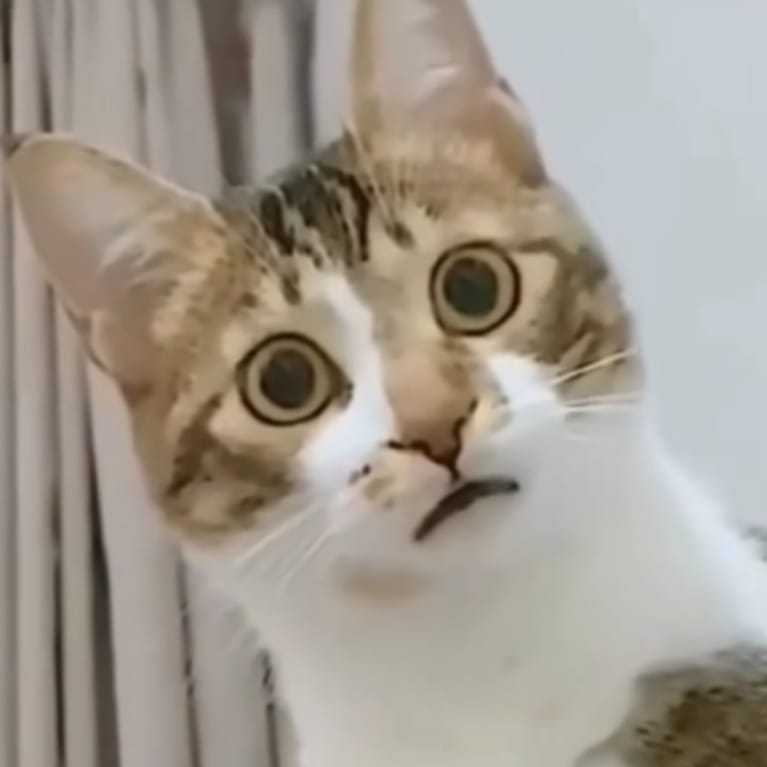
#> input picture huh.jpg, 767 x 767 px
$ python croping_and_negative_2.py
#> lines starting #> are read from the running program, lines starting #| are printed output that depends on the picture
# Mengimport library
import matplotlib.pyplot as plt
import cv2
from skimage import data
from skimage.io import imread
from skimage.color import rgb2gray
from skimage.util import invert
import numpy as np

# PERCOBAAN 1 : CROP IMAGE
# Load gambar dari local drive
huh = cv2.imread("huh.jpg")
#> huh is the input picture: shape (767, 767, 3); mean B, G, R 143.3, 154.2, 162.2
kucing = cv2.imread("kucing.jpg")
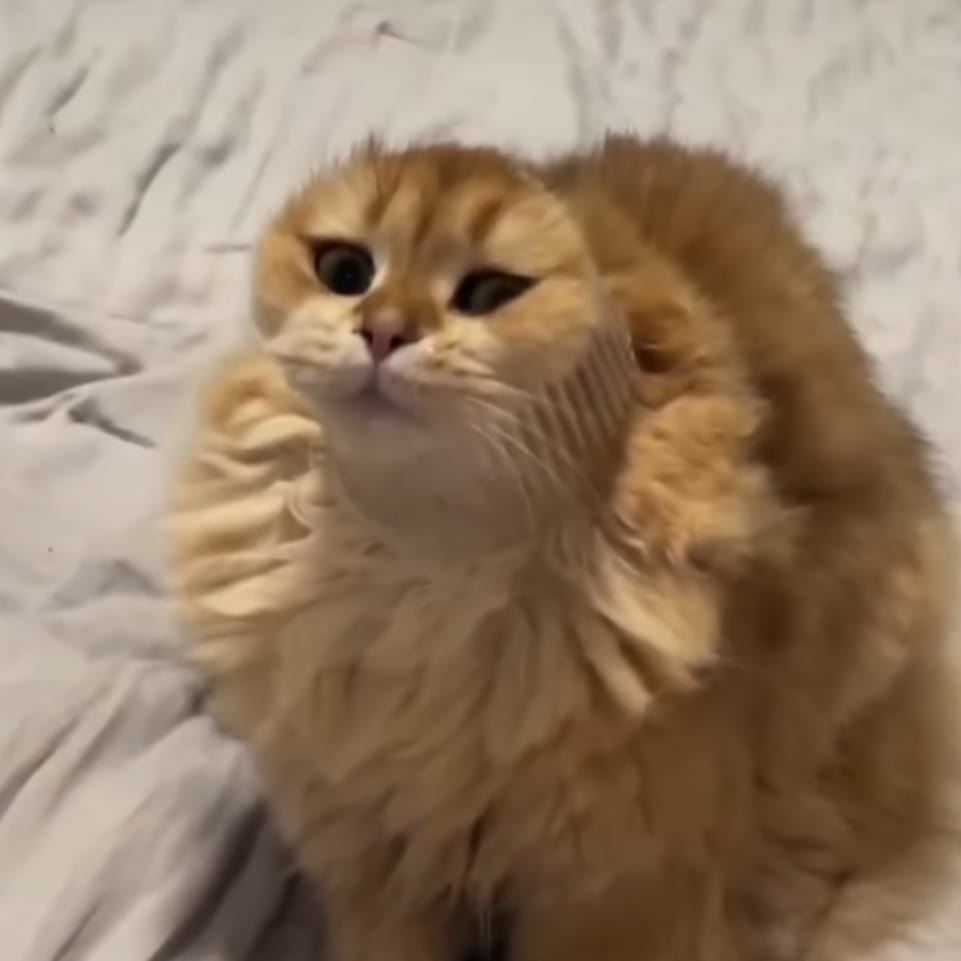
#> input picture kucing.jpg, 961 x 961 px
#> kucing is the input picture: shape (961, 961, 3); mean B, G, R 103.4, 126.3, 149.1

# Cropping gambar
huhCropped = huh.copy()
huhCropped = huhCropped[150:680, 150:680]

kucingCropped = kucing.copy()
kucingCropped = kucingCropped[150:800, 150:800]
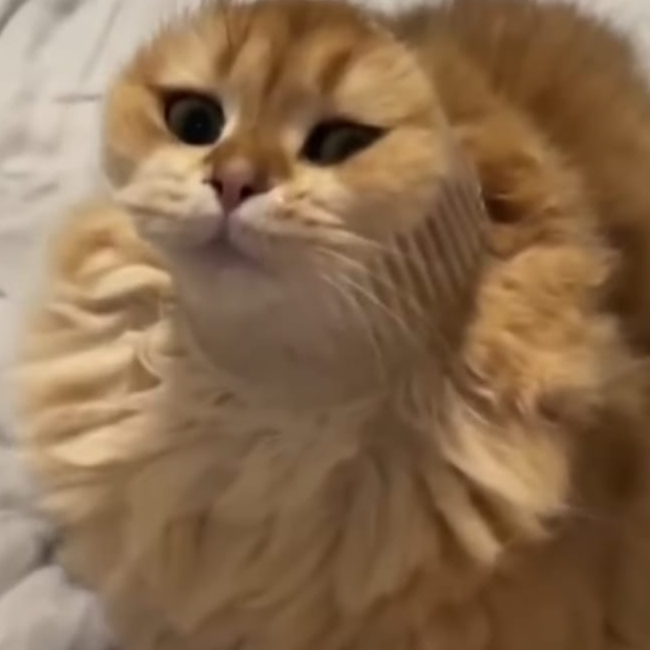
#> kucingCropped: shape (650, 650, 3); mean B, G, R 78.6, 108.3, 138

# Membuat figure subplot
fig, axes = plt.subplots(2, 2, figsize=(8, 8))
ax = axes.ravel()

# Plot gambar pertama dengan cv2.imshow
ax[0].imshow(cv2.cvtColor(huh, cv2.COLOR_BGR2RGB))
ax[0].set_title("Citra Input 1")

# Plot gambar kedua dengan cv2.imshow
ax[1].imshow(cv2.cvtColor(kucing, cv2.COLOR_BGR2RGB))
ax[1].set_title("Citra Input 2")

# Plot gambar ketiga dengan cv2.imshow
huhCropped_resized = cv2.resize(cv2.cvtColor(huhCropped, cv2.COLOR_BGR2RGB), (320, 320))
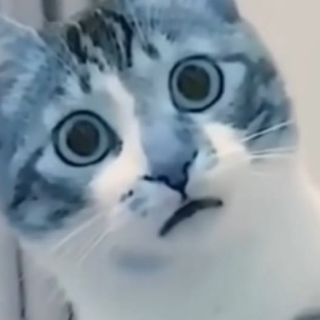
#> huhCropped_resized: shape (320, 320, 3); mean B, G, R 160.2, 150, 135.1
ax[2].imshow(huhCropped_resized)
ax[2].set_title("Citra Output 1")

# Plot gambar keempat dengan cv2.imshow
kucingCropped_resized = cv2.resize(
    cv2.cvtColor(kucingCropped, cv2.COLOR_BGR2RGB), (800, 800)
)
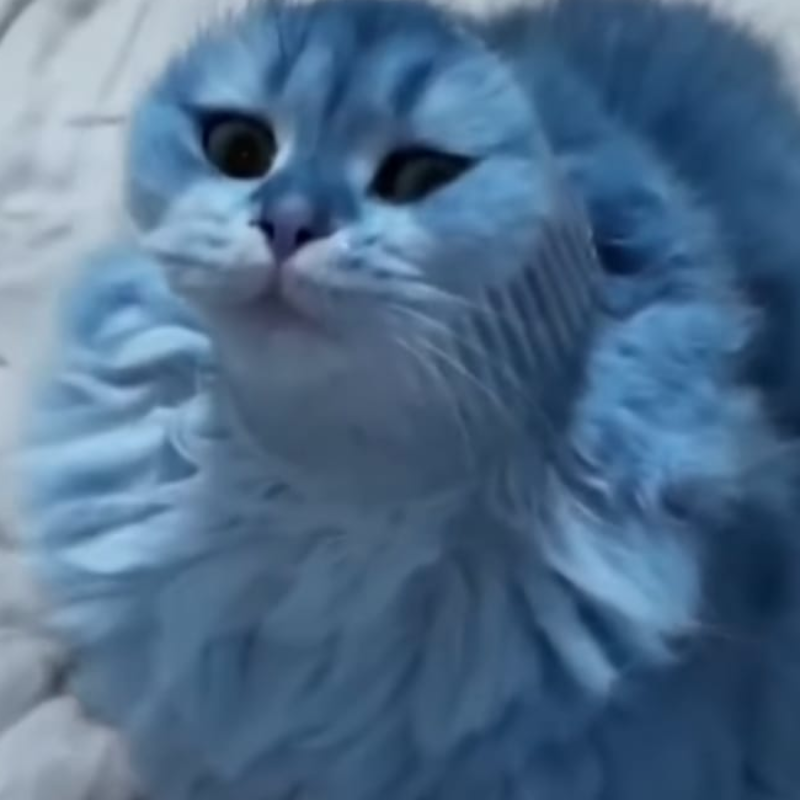
#> kucingCropped_resized: shape (800, 800, 3); mean B, G, R 137.9, 108.2, 78.5
ax[3].imshow(kucingCropped_resized)
ax[3].set_title("Citra Output 2")

fig.tight_layout()
plt.show()
#> figure, not shown here; B, G, R data is drawn as R, G, B

# ------------------------------------------------
# PERCOBAAN 2 : CITRA NEGATIVE
inv = invert(huhCropped)
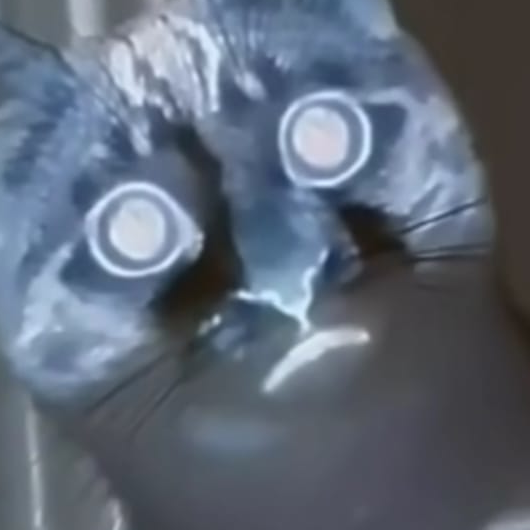
#> inv: shape (530, 530, 3); mean B, G, R 119.8, 104.9, 94.7
print("Shape Input : ", huhCropped.shape)
#| Shape Input :  (530, 530, 3)
print("Shape Output : ", inv.shape)
#| Shape Output :  (530, 530, 3)

fig, axes = plt.subplots(2, 2, figsize=(8, 8))
ax = axes.ravel()

# Plot Gambar Input dengan cv2.imshow
ax[0].imshow(cv2.cvtColor(huh, cv2.COLOR_BGR2RGB))
ax[0].set_title("Citra Input")

# Plot Histogram Input
ax[1].hist(huhCropped.ravel(), bins=256)
ax[1].set_title("Histogram Input")

# Plot Gambar Output Negatif
ax[2].imshow(inv)
ax[2].set_title("Citra Output (Inverted Image)")

# Plot Histogram Output Negatif
ax[3].hist(inv.ravel(), bins=256)
ax[3].set_title("Histogram Output")

fig.tight_layout()
plt.show()
#> figure, not shown here; B, G, R data is drawn as R, G, B; panel 2: tallest bar 14206 high, from x = 201.5 to 202.4; panel 4: tallest bar 14206 high, from x = 52.6 to 53.54

# ------------------------------------------------
# PERCOBAAN 3 : INCREASE BRIGHTNESS
copyKucing = kucingCropped.copy().astype(float)

# m1, n1 = copyKucing.shape[:2]  # hanya memuat satu nilai tuple

# Menambahkan variabel brightness
brightness = 100
kucing_bright = np.clip(copyKucing + brightness, 0, 255).astype(dtype=np.uint8)

# [5 lines of commented-out code are left out]

fig, axes = plt.subplots(2, 2, figsize=(8, 8))
ax = axes.ravel()

# Plot Gambar Input dengan cv2.imshow
ax[0].imshow(cv2.cvtColor(kucing, cv2.COLOR_BGR2RGB))
ax[0].set_title("Citra Input 2")

ax[1].hist(kucingCropped.ravel(), bins=256)
ax[1].set_title("Histogram Input")

ax[2].imshow(cv2.cvtColor(kucing_bright, cv2.COLOR_BGR2RGB))
ax[2].set_title("Citra Output (Brightness +100)")

ax[3].hist(kucing_bright.ravel(), bins=256)
ax[3].set_title("Histogram Output")

fig.tight_layout()
plt.show()
#> figure, not shown here; panel 2: tallest bar 11597 high, from x = 94.29 to 95.23; panel 4: tallest bar 244245 high, from x = 254.4 to 255

brightness = 50
kucing_bright = np.clip(copyKucing + brightness, 0, 255).astype(dtype=np.uint8)
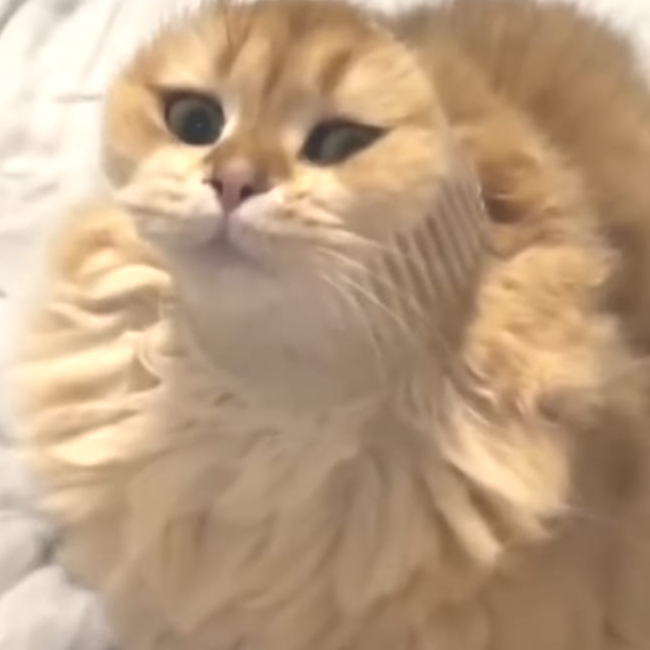
#> kucing_bright: shape (650, 650, 3); mean B, G, R 128.6, 158.3, 187.4

fig, axes = plt.subplots(2, 2, figsize=(8, 8))
ax = axes.ravel()

# Plot Gambar Input dengan cv2.imshow
ax[0].imshow(cv2.cvtColor(kucing, cv2.COLOR_BGR2RGB))
ax[0].set_title("Citra Input 2")

ax[1].hist(kucingCropped.ravel(), bins=256)
ax[1].set_title("Histogram Input")

ax[2].imshow(cv2.cvtColor(kucing_bright, cv2.COLOR_BGR2RGB))
ax[2].set_title("Citra Output (Brightness +50)")

ax[3].hist(kucing_bright.ravel(), bins=256)
ax[3].set_title("Histogram Output")

fig.tight_layout()
plt.show()
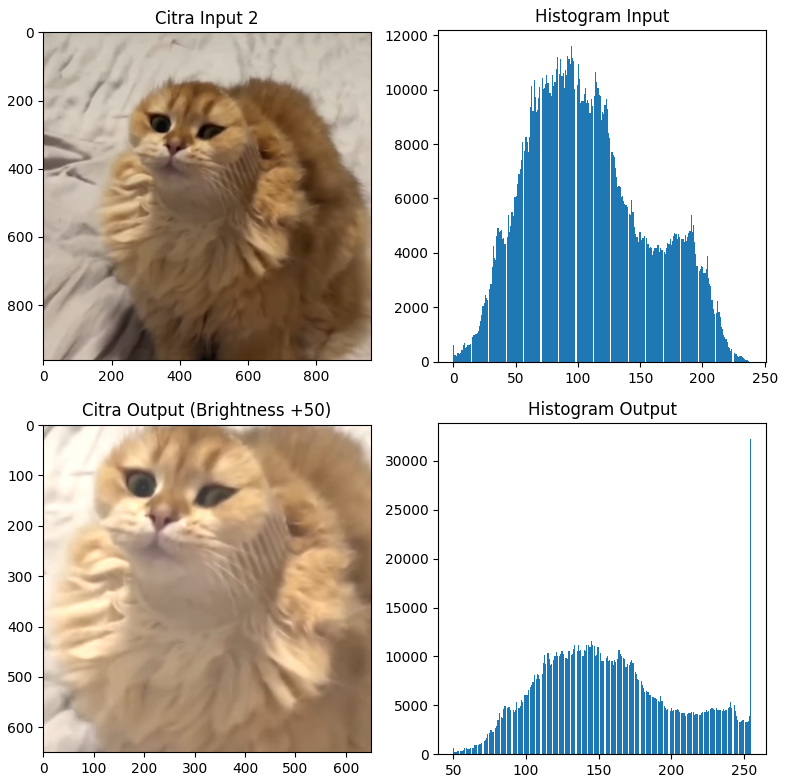
#> figure drawn by matplotlib, 4 panels; panel 2: tallest bar 11597 high, from x = 94.29 to 95.23; panel 4: tallest bar 32282 high, from x = 254.2 to 255
